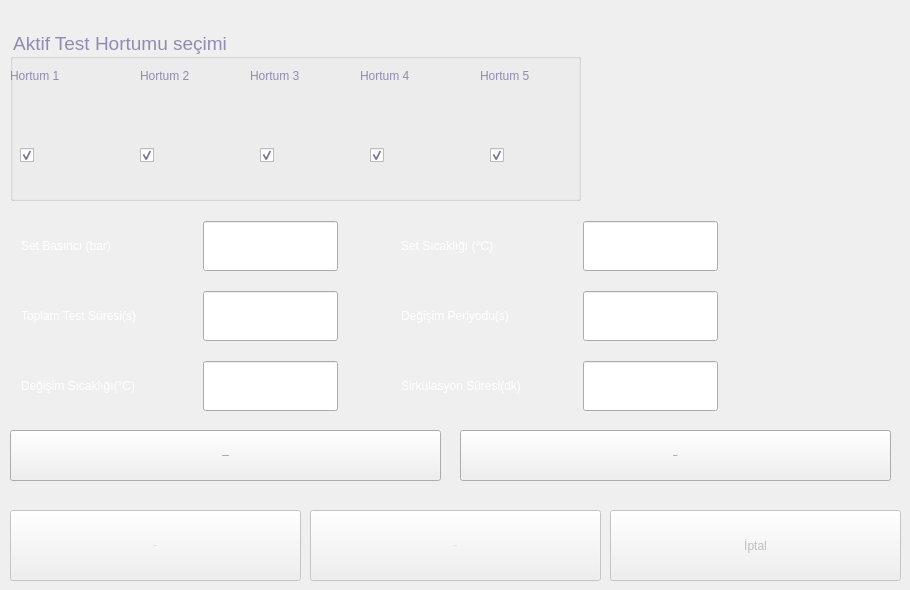
        <widget class="QWidget" name="p1500h">
         <widget class="QGroupBox" name="groupBox">
          <property name="geometry">
           <rect>
            <x>10</x>
            <y>30</y>
            <width>571</width>
            <height>171</height>
           </rect>
          </property>
          <property name="font">
           <font>
            <family>MS Shell Dlg 2</family>
            <pointsize>14</pointsize>
            <weight>50</weight>
            <italic>false</italic>
            <bold>false</bold>
           </font>
          </property>
          <property name="styleSheet">
           <string notr="true">font: 14pt &quot;MS Shell Dlg 2&quot;;
color :rgb(145, 139, 179);
</string>
          </property>
          <property name="title">
           <string>Aktif Test Hortumu seçimi</string>
          </property>
          <property name="alignment">
           <set>Qt::AlignLeading|Qt::AlignLeft|Qt::AlignVCenter</set>
          </property>
          <property name="flat">
           <bool>true</bool>
          </property>
          <property name="checkable">
           <bool>false</bool>
          </property>
          <widget class="QLabel" name="label_8">
           <property name="geometry">
            <rect>
             <x>470</x>
             <y>30</y>
             <width>91</width>
             <height>31</height>
            </rect>
           </property>
           <property name="text">
            <string>Hortum 5</string>
           </property>
           <property name="margin">
            <number>3</number>
           </property>
          </widget>
          <widget class="QCheckBox" name="checkBox_4">
           <property name="geometry">
            <rect>
             <x>130</x>
             <y>90</y>
             <width>61</width>
             <height>71</height>
            </rect>
           </property>
           <property name="text">
            <string/>
           </property>
           <property name="checked">
            <bool>true</bool>
           </property>
          </widget>
          <widget class="QCheckBox" name="checkBox_3">
           <property name="geometry">
            <rect>
             <x>480</x>
             <y>90</y>
             <width>61</width>
             <height>71</height>
            </rect>
           </property>
           <property name="text">
            <string/>
           </property>
           <property name="iconSize">
            <size>
             <width>32</width>
             <height>32</height>
            </size>
           </property>
           <property name="checked">
            <bool>true</bool>
           </property>
          </widget>
          <widget class="QCheckBox" name="checkBox">
           <property name="geometry">
            <rect>
             <x>10</x>
             <y>90</y>
             <width>61</width>
             <height>71</height>
            </rect>
           </property>
           <property name="text">
            <string/>
           </property>
           <property name="checkable">
            <bool>true</bool>
           </property>
           <property name="checked">
            <bool>true</bool>
           </property>
           <property name="tristate">
            <bool>false</bool>
           </property>
          </widget>
          <widget class="QLabel" name="label_6">
           <property name="geometry">
            <rect>
             <x>240</x>
             <y>30</y>
             <width>91</width>
             <height>31</height>
            </rect>
           </property>
           <property name="text">
            <string>Hortum 3</string>
           </property>
           <property name="margin">
            <number>3</number>
           </property>
          </widget>
          <widget class="QCheckBox" name="checkBox_2">
           <property name="geometry">
            <rect>
             <x>360</x>
             <y>90</y>
             <width>61</width>
             <height>71</height>
            </rect>
           </property>
           <property name="text">
            <string/>
           </property>
           <property name="checked">
            <bool>true</bool>
           </property>
          </widget>
          <widget class="QLabel" name="label_4">
           <property name="geometry">
            <rect>
             <x>0</x>
             <y>30</y>
             <width>91</width>
             <height>31</height>
            </rect>
           </property>
           <property name="text">
            <string>Hortum 1</string>
           </property>
           <property name="margin">
            <number>3</number>
           </property>
          </widget>
          <widget class="QLabel" name="label_7">
           <property name="geometry">
            <rect>
             <x>350</x>
             <y>30</y>
             <width>91</width>
             <height>31</height>
            </rect>
           </property>
           <property name="text">
            <string>Hortum 4</string>
           </property>
           <property name="margin">
            <number>3</number>
           </property>
          </widget>
          <widget class="QLabel" name="label_5">
           <property name="geometry">
            <rect>
             <x>130</x>
             <y>30</y>
             <width>91</width>
             <height>31</height>
            </rect>
           </property>
           <property name="text">
            <string>Hortum 2</string>
           </property>
           <property name="margin">
            <number>3</number>
           </property>
          </widget>
          <widget class="QCheckBox" name="checkBox_5">
           <property name="geometry">
            <rect>
             <x>250</x>
             <y>90</y>
             <width>61</width>
             <height>71</height>
            </rect>
           </property>
           <property name="text">
            <string/>
           </property>
           <property name="checked">
            <bool>true</bool>
           </property>
          </widget>
         </widget>
         <widget class="QPushButton" name="bPauseTest1500h">
          <property name="enabled">
           <bool>false</bool>
          </property>
          <property name="geometry">
           <rect>
            <x>310</x>
            <y>510</y>
            <width>291</width>
            <height>71</height>
           </rect>
          </property>
          <property name="minimumSize">
           <size>
            <width>94</width>
            <height>50</height>
           </size>
          </property>
          <property name="font">
           <font>
            <family>Gill Sans MT</family>
            <pointsize>-1</pointsize>
           </font>
          </property>
          <property name="styleSheet">
           <string notr="true">/*QPushButton {
color: #fff;
font-family: &quot;Gill Sans MT&quot;;
font-size: 21px;
border: 2px solid #c3fcf1;
border-radius: 11px;
padding: 5px;
background: qradialgradient(cx: 0.3, cy: -0.6,
fx: 0.3, fy: -0.4,
radius: 1.35, stop: 0 #65BAAB, stop: 1 #0E62A0);
min-width: 80px;
}
QPushButton:hover {
background: qradialgradient(cx: 0.3, cy: -0.4,
fx: 0.3, fy: -0.4,
radius: 1.35, stop: 0 #65BAAB, stop: 1 #0E62A0);
}
QPushButton:pressed {
background: qradialgradient(cx: 0.4, cy: -0.1,
fx: 0.4, fy: -0.1,
radius: 1.35, stop: 0 #65BAAB, stop: 1 #ddd);
}
QPushButton:disabled {
color: #888;
background: qradialgradient(cx: 0.4, cy: -0.1,
fx: 0.4, fy: -0.1,
radius: 1.35, stop: 0 #65BAAB, stop: 1 #ddd);
}</string>
          </property>
          <property name="text">
           <string>Beklet</string>
          </property>
         </widget>
         <widget class="QPushButton" name="bStopTest1500h">
          <property name="enabled">
           <bool>false</bool>
          </property>
          <property name="geometry">
           <rect>
            <x>610</x>
            <y>510</y>
            <width>291</width>
            <height>71</height>
           </rect>
          </property>
          <property name="minimumSize">
           <size>
            <width>94</width>
            <height>50</height>
           </size>
          </property>
          <property name="styleSheet">
           <string notr="true">/*QPushButton {
color: #fff;
font-family: &quot;Gill Sans MT&quot;;
font-size: 21px;
border: 2px solid #c3fcf1;
border-radius: 11px;
padding: 5px;
background: qradialgradient(cx: 0.3, cy: -0.6,
fx: 0.3, fy: -0.4,
radius: 1.35, stop: 0 #65BAAB, stop: 1 #0E62A0);
min-width: 80px;
}
QPushButton:hover {
background: qradialgradient(cx: 0.3, cy: -0.4,
fx: 0.3, fy: -0.4,
radius: 1.35, stop: 0 #65BAAB, stop: 1 #0E62A0);
}
QPushButton:pressed {
background: qradialgradient(cx: 0.4, cy: -0.1,
fx: 0.4, fy: -0.1,
radius: 1.35, stop: 0 #65BAAB, stop: 1 #ddd);
}
QPushButton:disabled {
color: #888;
background: qradialgradient(cx: 0.4, cy: -0.1,
fx: 0.4, fy: -0.1,
radius: 1.35, stop: 0 #65BAAB, stop: 1 #ddd);
}</string>
          </property>
          <property name="text">
           <string>İptal</string>
          </property>
         </widget>
         <widget class="QPushButton" name="bStartTest1500h">
          <property name="enabled">
           <bool>false</bool>
          </property>
          <property name="geometry">
           <rect>
            <x>10</x>
            <y>510</y>
            <width>291</width>
            <height>71</height>
           </rect>
          </property>
          <property name="minimumSize">
           <size>
            <width>94</width>
            <height>50</height>
           </size>
          </property>
          <property name="font">
           <font>
            <family>Gill Sans MT</family>
            <pointsize>-1</pointsize>
           </font>
          </property>
          <property name="styleSheet">
           <string notr="true">/*QPushButton {
color: #fff;
font-family: &quot;Gill Sans MT&quot;;
font-size: 21px;
border: 2px solid #c3fcf1;
border-radius: 11px;
padding: 5px;
background: qradialgradient(cx: 0.3, cy: -0.6,
fx: 0.3, fy: -0.4,
radius: 1.35, stop: 0 #65BAAB, stop: 1 #0E62A0);
min-width: 80px;
}
QPushButton:hover {
background: qradialgradient(cx: 0.3, cy: -0.4,
fx: 0.3, fy: -0.4,
radius: 1.35, stop: 0 #65BAAB, stop: 1 #0E62A0);
}
QPushButton:pressed {
background: qradialgradient(cx: 0.4, cy: -0.1,
fx: 0.4, fy: -0.1,
radius: 1.35, stop: 0 #65BAAB, stop: 1 #ddd);
}
QPushButton:disabled {
color: #888;
background: qradialgradient(cx: 0.4, cy: -0.1,
fx: 0.4, fy: -0.1,
radius: 1.35, stop: 0 #65BAAB, stop: 1 #ddd);
}</string>
          </property>
          <property name="text">
           <string>Başlat</string>
          </property>
          <property name="iconSize">
           <size>
            <width>24</width>
            <height>15</height>
           </size>
          </property>
         </widget>
         <widget class="QPushButton" name="bSendProfile1500h">
          <property name="enabled">
           <bool>true</bool>
          </property>
          <property name="geometry">
           <rect>
            <x>10</x>
            <y>430</y>
            <width>431</width>
            <height>51</height>
           </rect>
          </property>
          <property name="minimumSize">
           <size>
            <width>94</width>
            <height>50</height>
           </size>
          </property>
          <property name="font">
           <font>
            <family>Gill Sans MT</family>
            <pointsize>-1</pointsize>
           </font>
          </property>
          <property name="styleSheet">
           <string notr="true">/*QPushButton {
color: #fff;
font-family: &quot;Gill Sans MT&quot;;
font-size: 21px;
border: 2px solid #c3fcf1;
border-radius: 11px;
padding: 5px;
background: qradialgradient(cx: 0.3, cy: -0.6,
fx: 0.3, fy: -0.4,
radius: 1.35, stop: 0 #65BAAB, stop: 1 #0E62A0);
min-width: 80px;
}
QPushButton:hover {
background: qradialgradient(cx: 0.3, cy: -0.4,
fx: 0.3, fy: -0.4,
radius: 1.35, stop: 0 #65BAAB, stop: 1 #0E62A0);
}
QPushButton:pressed {
background: qradialgradient(cx: 0.4, cy: -0.1,
fx: 0.4, fy: -0.1,
radius: 1.35, stop: 0 #65BAAB, stop: 1 #ddd);
}
QPushButton:disabled {
color: #888;
background: qradialgradient(cx: 0.4, cy: -0.1,
fx: 0.4, fy: -0.1,
radius: 1.35, stop: 0 #65BAAB, stop: 1 #ddd);
}</string>
          </property>
          <property name="text">
           <string>Seçimi Onayla</string>
          </property>
          <property name="iconSize">
           <size>
            <width>24</width>
            <height>15</height>
           </size>
          </property>
         </widget>
         <widget class="QWidget" name="layoutWidget">
          <property name="geometry">
           <rect>
            <x>400</x>
            <y>220</y>
            <width>321</width>
            <height>52</height>
           </rect>
          </property>
          <layout class="QHBoxLayout" name="horizontalLayout_11">
           <item>
            <widget class="QLabel" name="label_53">
             <property name="minimumSize">
              <size>
               <width>175</width>
               <height>0</height>
              </size>
             </property>
             <property name="maximumSize">
              <size>
               <width>175</width>
               <height>16777215</height>
              </size>
             </property>
             <property name="styleSheet">
              <string notr="true">QLabel{
color : #fff;
font: 75 14pt &quot;Gill Sans MT&quot;;
}</string>
             </property>
             <property name="text">
              <string>Set Sıcaklığı (°C)</string>
             </property>
            </widget>
           </item>
           <item>
            <widget class="QLineEdit" name="leSetTemperature1500h">
             <property name="sizePolicy">
              <sizepolicy hsizetype="Fixed" vsizetype="Fixed">
               <horstretch>0</horstretch>
               <verstretch>0</verstretch>
              </sizepolicy>
             </property>
             <property name="minimumSize">
              <size>
               <width>135</width>
               <height>50</height>
              </size>
             </property>
             <property name="maximumSize">
              <size>
               <width>135</width>
               <height>16777215</height>
              </size>
             </property>
            </widget>
           </item>
          </layout>
         </widget>
         <widget class="QWidget" name="layoutWidget">
          <property name="geometry">
           <rect>
            <x>20</x>
            <y>360</y>
            <width>321</width>
            <height>52</height>
           </rect>
          </property>
          <layout class="QHBoxLayout" name="horizontalLayout_7">
           <item>
            <widget class="QLabel" name="label_56">
             <property name="minimumSize">
              <size>
               <width>175</width>
               <height>0</height>
              </size>
             </property>
             <property name="maximumSize">
              <size>
               <width>175</width>
               <height>16777215</height>
              </size>
             </property>
             <property name="styleSheet">
              <string notr="true">QLabel{
color : #fff;
font: 75 14pt &quot;Gill Sans MT&quot;;
}</string>
             </property>
             <property name="text">
              <string>Değişim Sıcaklığı(°C)</string>
             </property>
            </widget>
           </item>
           <item>
            <widget class="QLineEdit" name="leLiquidChangeTemp1500h">
             <property name="sizePolicy">
              <sizepolicy hsizetype="Fixed" vsizetype="Fixed">
               <horstretch>0</horstretch>
               <verstretch>0</verstretch>
              </sizepolicy>
             </property>
             <property name="minimumSize">
              <size>
               <width>135</width>
               <height>50</height>
              </size>
             </property>
             <property name="maximumSize">
              <size>
               <width>135</width>
               <height>16777215</height>
              </size>
             </property>
            </widget>
           </item>
          </layout>
         </widget>
         <widget class="QWidget" name="layoutWidget">
          <property name="geometry">
           <rect>
            <x>400</x>
            <y>290</y>
            <width>321</width>
            <height>52</height>
           </rect>
          </property>
          <layout class="QHBoxLayout" name="horizontalLayout_8">
           <item>
            <widget class="QLabel" name="label_55">
             <property name="minimumSize">
              <size>
               <width>175</width>
               <height>0</height>
              </size>
             </property>
             <property name="maximumSize">
              <size>
               <width>175</width>
               <height>16777215</height>
              </size>
             </property>
             <property name="styleSheet">
              <string notr="true">QLabel{
color : #fff;
font: 75 14pt &quot;Gill Sans MT&quot;;
}</string>
             </property>
             <property name="text">
              <string>Değişim Periyodu(s)</string>
             </property>
            </widget>
           </item>
           <item>
            <widget class="QLineEdit" name="leLiquidChangePeriod1500h">
             <property name="sizePolicy">
              <sizepolicy hsizetype="Fixed" vsizetype="Fixed">
               <horstretch>0</horstretch>
               <verstretch>0</verstretch>
              </sizepolicy>
             </property>
             <property name="minimumSize">
              <size>
               <width>135</width>
               <height>50</height>
              </size>
             </property>
             <property name="maximumSize">
              <size>
               <width>135</width>
               <height>16777215</height>
              </size>
             </property>
            </widget>
           </item>
          </layout>
         </widget>
         <widget class="QWidget" name="layoutWidget">
          <property name="geometry">
           <rect>
            <x>20</x>
            <y>290</y>
            <width>321</width>
            <height>52</height>
           </rect>
          </property>
          <layout class="QHBoxLayout" name="horizontalLayout_9">
           <item>
            <widget class="QLabel" name="label_54">
             <property name="minimumSize">
              <size>
               <width>175</width>
               <height>0</height>
              </size>
             </property>
             <property name="maximumSize">
              <size>
               <width>175</width>
               <height>16777215</height>
              </size>
             </property>
             <property name="styleSheet">
              <string notr="true">QLabel{
color : #fff;
font: 75 14pt &quot;Gill Sans MT&quot;;
}</string>
             </property>
             <property name="text">
              <string>Toplam Test Süresi(s)</string>
             </property>
            </widget>
           </item>
           <item>
            <widget class="QLineEdit" name="leTotalTestDuration1500h">
             <property name="sizePolicy">
              <sizepolicy hsizetype="Fixed" vsizetype="Fixed">
               <horstretch>0</horstretch>
               <verstretch>0</verstretch>
              </sizepolicy>
             </property>
             <property name="minimumSize">
              <size>
               <width>135</width>
               <height>50</height>
              </size>
             </property>
             <property name="maximumSize">
              <size>
               <width>135</width>
               <height>16777215</height>
              </size>
             </property>
            </widget>
           </item>
          </layout>
         </widget>
         <widget class="QWidget" name="layoutWidget">
          <property name="geometry">
           <rect>
            <x>20</x>
            <y>220</y>
            <width>321</width>
            <height>52</height>
           </rect>
          </property>
          <layout class="QHBoxLayout" name="horizontalLayout_10">
           <item>
            <widget class="QLabel" name="label_52">
             <property name="minimumSize">
              <size>
               <width>175</width>
               <height>0</height>
              </size>
             </property>
             <property name="maximumSize">
              <size>
               <width>175</width>
               <height>16777215</height>
              </size>
             </property>
             <property name="styleSheet">
              <string notr="true">QLabel{
color : #fff;
font: 75 14pt &quot;Gill Sans MT&quot;;
}</string>
             </property>
             <property name="text">
              <string>Set Basıncı (bar)</string>
             </property>
            </widget>
           </item>
           <item>
            <widget class="QLineEdit" name="leSetPressure1500h">
             <property name="sizePolicy">
              <sizepolicy hsizetype="Fixed" vsizetype="Fixed">
               <horstretch>0</horstretch>
               <verstretch>0</verstretch>
              </sizepolicy>
             </property>
             <property name="minimumSize">
              <size>
               <width>135</width>
               <height>50</height>
              </size>
             </property>
             <property name="maximumSize">
              <size>
               <width>135</width>
               <height>16777215</height>
              </size>
             </property>
            </widget>
           </item>
          </layout>
         </widget>
         <widget class="QWidget" name="layoutWidget">
          <property name="geometry">
           <rect>
            <x>400</x>
            <y>360</y>
            <width>321</width>
            <height>52</height>
           </rect>
          </property>
          <layout class="QHBoxLayout" name="horizontalLayout_12">
           <item>
            <widget class="QLabel" name="label_57">
             <property name="minimumSize">
              <size>
               <width>175</width>
               <height>0</height>
              </size>
             </property>
             <property name="maximumSize">
              <size>
               <width>175</width>
               <height>16777215</height>
              </size>
             </property>
             <property name="styleSheet">
              <string notr="true">QLabel{
color : #fff;
font: 75 14pt &quot;Gill Sans MT&quot;;
}</string>
             </property>
             <property name="text">
              <string>Sirkülasyon Süresi(dk)</string>
             </property>
            </widget>
           </item>
           <item>
            <widget class="QLineEdit" name="leLiquidCirculationTime1500h">
             <property name="sizePolicy">
              <sizepolicy hsizetype="Fixed" vsizetype="Fixed">
               <horstretch>0</horstretch>
               <verstretch>0</verstretch>
              </sizepolicy>
             </property>
             <property name="minimumSize">
              <size>
               <width>135</width>
               <height>50</height>
              </size>
             </property>
             <property name="maximumSize">
              <size>
               <width>135</width>
               <height>16777215</height>
              </size>
             </property>
            </widget>
           </item>
          </layout>
         </widget>
         <widget class="QPushButton" name="bChooseData">
          <property name="enabled">
           <bool>true</bool>
          </property>
          <property name="geometry">
           <rect>
            <x>460</x>
            <y>430</y>
            <width>431</width>
            <height>51</height>
           </rect>
          </property>
          <property name="minimumSize">
           <size>
            <width>94</width>
            <height>50</height>
           </size>
          </property>
          <property name="font">
           <font>
            <family>Gill Sans MT</family>
            <pointsize>-1</pointsize>
           </font>
          </property>
          <property name="styleSheet">
           <string notr="true">/*QPushButton {
color: #fff;
font-family: &quot;Gill Sans MT&quot;;
font-size: 21px;
border: 2px solid #c3fcf1;
border-radius: 11px;
padding: 5px;
background: qradialgradient(cx: 0.3, cy: -0.6,
fx: 0.3, fy: -0.4,
radius: 1.35, stop: 0 #65BAAB, stop: 1 #0E62A0);
min-width: 80px;
}
QPushButton:hover {
background: qradialgradient(cx: 0.3, cy: -0.4,
fx: 0.3, fy: -0.4,
radius: 1.35, stop: 0 #65BAAB, stop: 1 #0E62A0);
}
QPushButton:pressed {
background: qradialgradient(cx: 0.4, cy: -0.1,
fx: 0.4, fy: -0.1,
radius: 1.35, stop: 0 #65BAAB, stop: 1 #ddd);
}
QPushButton:disabled {
color: #888;
background: qradialgradient(cx: 0.4, cy: -0.1,
fx: 0.4, fy: -0.1,
radius: 1.35, stop: 0 #65BAAB, stop: 1 #ddd);
}</string>
          </property>
          <property name="text">
           <string>Kayıt Seç</string>
          </property>
          <property name="iconSize">
           <size>
            <width>24</width>
            <height>15</height>
           </size>
          </property>
         </widget>
        </widget>
